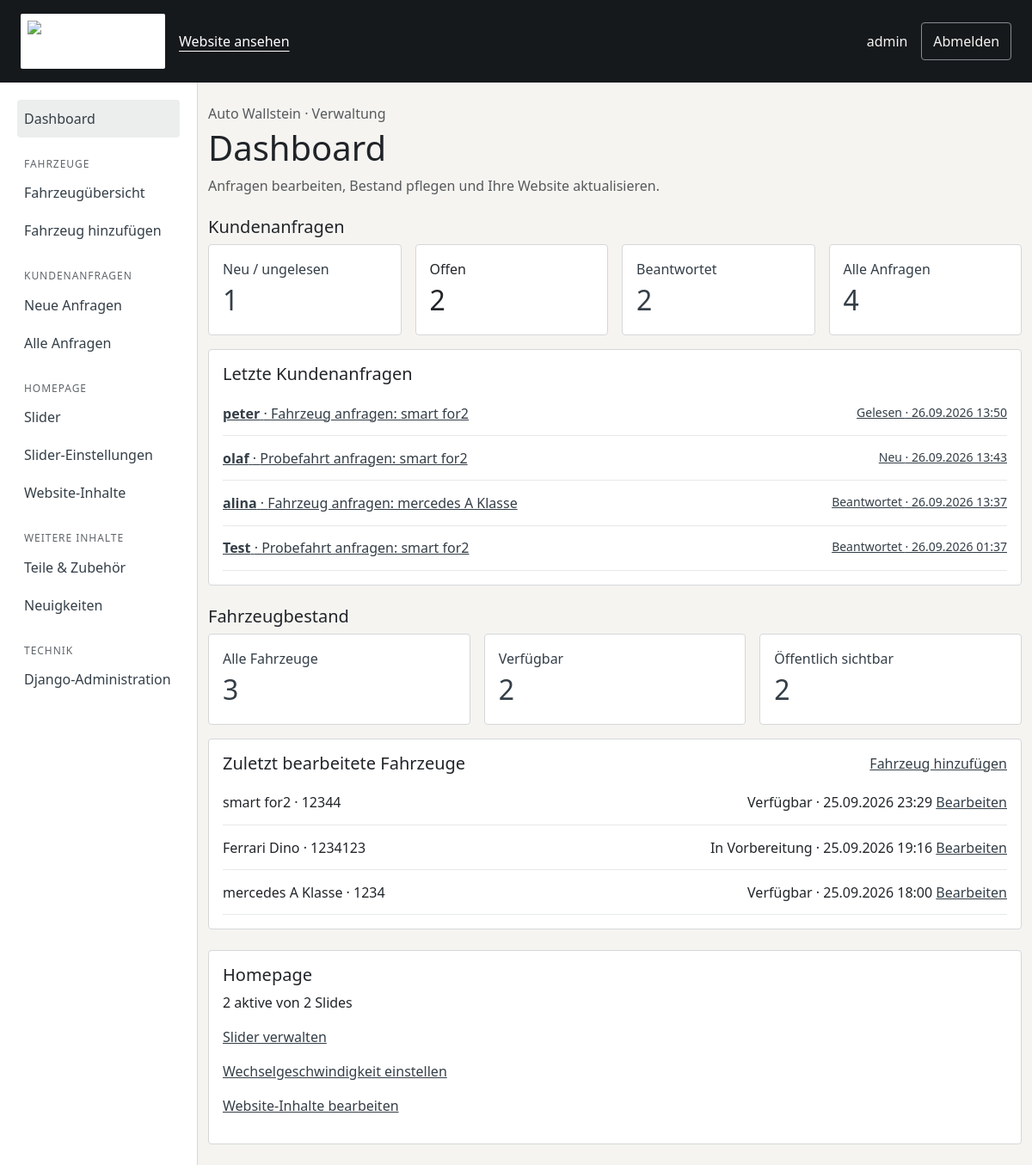
Before: /verwaltung/ (signed in) with the older database file.
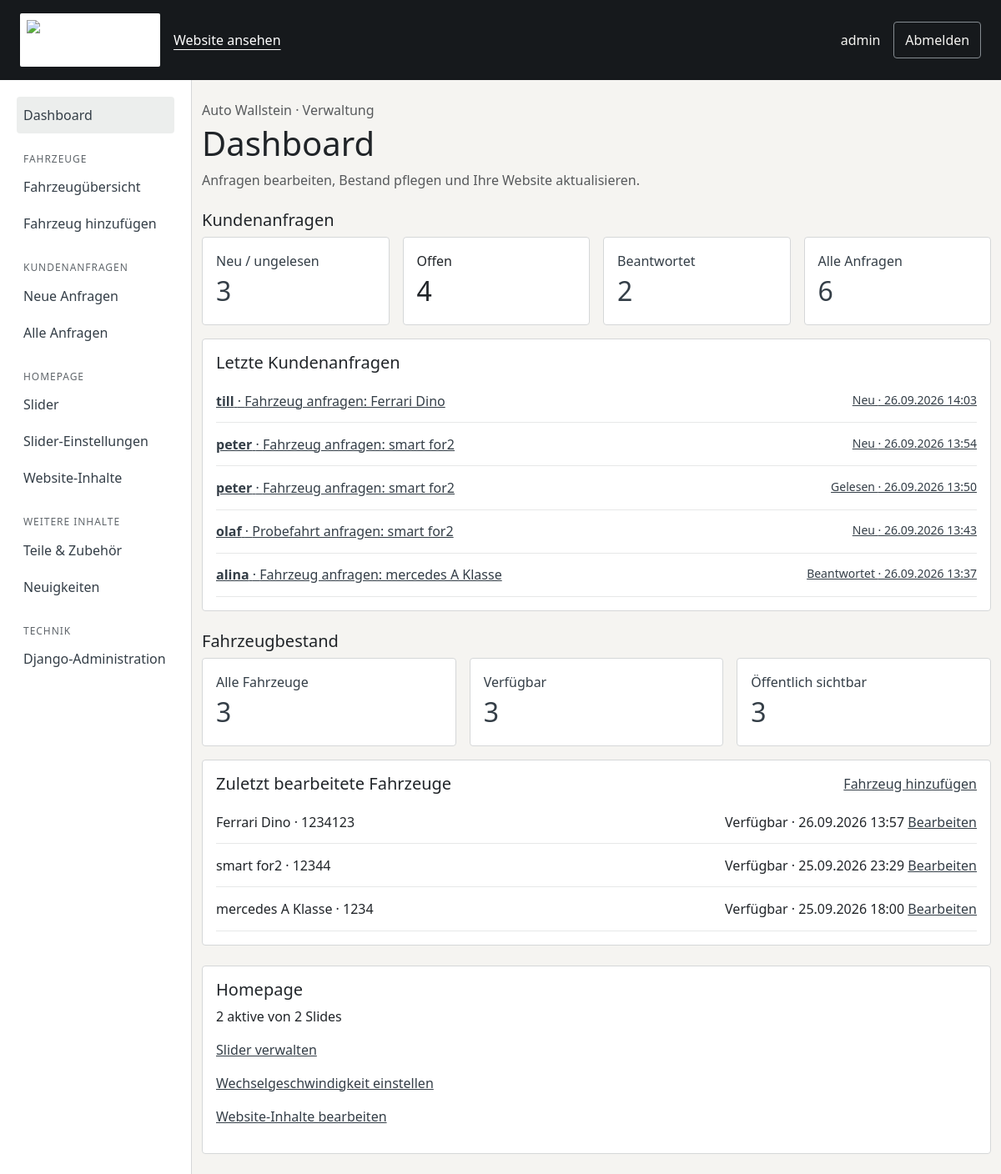
After: the same page with the newer database file.
### vehicles/models.py (models this page shows, shortened)
class CustomerInquiry(models.Model):
    status = models.CharField('Status', max_length=20, choices=InquiryStatus.choices, default=InquiryStatus.NEW, db_index=True)
    subject = models.CharField('Betreff', max_length=300, blank=True, editable=False)
    inquiry_type = models.CharField(
        max_length=30,
        choices=[("vehicle_request", "Fahrzeug anfragen"), ("test_drive", "Probefahrt anfragen")],
        default="vehicle_request",
    )
    vehicle = models.ForeignKey(Vehicle, on_delete=models.SET_NULL, blank=True, null=True, related_name="inquiries")
    name = models.CharField(max_length=150)
    email = models.EmailField()
    phone = models.CharField(max_length=50, blank=True)
    message = models.TextField()
    created_at = models.DateTimeField(auto_now_add=True)
    updated_at = models.DateTimeField(auto_now=True)
    class Meta:
        ordering = ["-created_at"]
        verbose_name = "Kundenanfrage"
        verbose_name_plural = "Kundenanfragen"
    @property
    def display_subject(self):
        if self.subject:
            return self.subject
        vehicle = f'{self.vehicle.brand} {self.vehicle.model}' if self.vehicle else ''
        return f'{self.get_inquiry_type_display()}{": " + vehicle if vehicle else ""}'[:300]

class Vehicle(models.Model):
    internal_number = models.CharField(max_length=50, unique=True, verbose_name="Interne Fahrzeugnummer")
    brand = models.CharField(max_length=100, verbose_name="Marke")
    model = models.CharField(max_length=120, verbose_name="Modell")
    variant = models.CharField(max_length=150, blank=True, verbose_name="Variante / Modellbezeichnung")
    vehicle_type = models.CharField(max_length=80, verbose_name="Fahrzeugtyp")
    first_registration = models.DateField(verbose_name="Erstzulassung")
    year = models.PositiveIntegerField(verbose_name="Baujahr")
    mileage = models.PositiveIntegerField(verbose_name="Kilometerstand")
    fuel_type = models.CharField(max_length=60, verbose_name="Kraftstoffart")
    transmission = models.CharField(max_length=50, verbose_name="Getriebe")
    power_kw = models.PositiveIntegerField(verbose_name="Leistung kW")
    power_ps = models.PositiveIntegerField(verbose_name="Leistung PS")
    engine_capacity = models.PositiveIntegerField(verbose_name="Hubraum")
    doors = models.PositiveIntegerField(verbose_name="Anzahl Türen")
    seats = models.PositiveIntegerField(verbose_name="Anzahl Sitzplätze")
    exterior_color = models.CharField(max_length=80, verbose_name="Außenfarbe")
    interior_equipment = models.CharField(max_length=200, blank=True, verbose_name="Innenausstattung")
    vin = models.CharField(max_length=50, blank=True, verbose_name="FIN / Fahrgestellnummer")
    previous_owners = models.PositiveIntegerField(default=0, verbose_name="Anzahl Vorbesitzer")
    hu_valid_until = models.DateField(blank=True, null=True, verbose_name="HU gültig bis")
    purchase_price = models.DecimalField(max_digits=12, decimal_places=2, verbose_name="Einkaufspreis")
    sale_price = models.DecimalField(max_digits=12, decimal_places=2, verbose_name="Verkaufspreis")
    description = models.TextField(blank=True, verbose_name="Beschreibung")
    equipment = models.TextField(blank=True, verbose_name="Ausstattung")
    status = models.CharField(
        max_length=30,
        choices=VehicleStatus.choices,
        default=VehicleStatus.IN_PREPARATION,
        verbose_name="Status",
    )
    is_published = models.BooleanField(default=False, verbose_name="Veröffentlicht")
    public_visible = models.BooleanField(default=False, verbose_name="Öffentlich sichtbar")
    created_at = models.DateTimeField(default=timezone.now, verbose_name="Datum der Aufnahme")
    updated_at = models.DateTimeField(auto_now=True, verbose_name="Datum der letzten Änderung")
    class Meta:
        ordering = ["-updated_at"]
        verbose_name = "Fahrzeug"
        verbose_name_plural = "Fahrzeuge"

### vehicles/management.py (the view)
@never_cache
@login_required
def dashboard(request):
    if not can_manage(request.user):
        raise PermissionDenied
    context = {}
    if request.user.has_perm('vehicles.view_vehicle'):
        context['stats'] = Vehicle.objects.aggregate(
            total=Count('pk'),
            available=Count('pk', filter=Q(status=VehicleStatus.AVAILABLE)),
            public=Count('pk', filter=Q(status=VehicleStatus.AVAILABLE, is_published=True, public_visible=True)),
        )
        context['recent_vehicles'] = Vehicle.objects.order_by('-updated_at', '-pk')[:5]
    if request.user.has_perm('vehicles.view_customerinquiry'):
        context['inquiry_stats'] = CustomerInquiry.objects.aggregate(
            total=Count('pk'), new=Count('pk', filter=Q(status=InquiryStatus.NEW)),
            answered=Count('pk', filter=Q(status=InquiryStatus.ANSWERED)),
            open=Count('pk', filter=Q(status__in=[InquiryStatus.NEW, InquiryStatus.READ, InquiryStatus.IN_PROGRESS])),
        )
        context['recent_inquiries'] = CustomerInquiry.objects.select_related('vehicle').order_by('-created_at', '-pk')[:5]
    if request.user.has_perm('vehicles.view_heroslide'):
        context['slide_stats'] = HeroSlide.objects.aggregate(total=Count('pk'), active=Count('pk', filter=Q(is_active=True)))
    return render(request, 'admin/dashboard.html', context)

### vehicles/content.py (called while the page is built)
def homepage_content(values=None):
    interval = Homepage._meta.get_field("slider_interval").default
    if values is None:
        page = Homepage.objects.filter(pk=1).first()
        values = page.published if page else {}
        interval = page.slider_interval if page else interval
    result = {key: values.get(key, default) for key, label, default, group in TEXT_FIELDS}
    image_ids = [values[key] for key, *_ in IMAGE_FIELDS if isinstance(values.get(key), int)]
    images = HomepageImage.objects.in_bulk(image_ids)
    for key, label, fallback, group in IMAGE_FIELDS:
        asset = images.get(values.get(key))
        result[key] = asset.image.url if asset else (static(fallback) if fallback else '')
    result["slider_interval"] = interval
    return result

def website_content(request):
    if not hasattr(request, '_homepage_content'):
        request._homepage_content = homepage_content()
    return {'site_content': request._homepage_content}

### vehicles/management.py (called while the page is built)
def can_manage(user):
    return any(user.has_perm(permission) for permission in MANAGEMENT_PERMISSIONS)

### templates/admin/dashboard.html (shortened to what this page needs)
{% extends 'management/base.html' %}
{% block content %}
<section class="container py-4">
    <p class="text-muted mb-1">Auto Wallstein · Verwaltung</p>
    <h1>Dashboard</h1>
    <p class="text-muted">Anfragen bearbeiten, Bestand pflegen und Ihre Website aktualisieren.</p>
    {% if inquiry_stats %}
    <h2 class="h5 mt-4">Kundenanfragen</h2>
    <div class="management-stats">
        <a class="card p-3" href="{% url 'management_inquiries' %}?status=new"><span>Neu / ungelesen</span><strong>{{ inquiry_stats.new }}</strong></a>
        <div class="card p-3"><span>Offen</span><strong>{{ inquiry_stats.open }}</strong></div>
        <a class="card p-3" href="{% url 'management_inquiries' %}?status=answered"><span>Beantwortet</span><strong>{{ inquiry_stats.answered }}</strong></a>
        <a class="card p-3" href="{% url 'management_inquiries' %}"><span>Alle Anfragen</span><strong>{{ inquiry_stats.total }}</strong></a>
    </div>
    <div class="card p-3 my-3"><h2 class="h5">Letzte Kundenanfragen</h2>
    {% for inquiry in recent_inquiries %}<a class="management-recent" href="{% url 'inquiry_detail' inquiry.pk %}"><span><strong>{{ inquiry.name }}</strong> · {{ inquiry.display_subject }}</span><small>{{ inquiry.get_status_display }} · {{ inquiry.created_at|date:'d.m.Y H:i' }}</small></a>{% empty %}<p>Noch keine Kundenanfragen.</p>{% endfor %}</div>
    {% endif %}
    {% if stats %}
    <h2 class="h5 mt-4">Fahrzeugbestand</h2>
    <div class="management-stats">
        <a class="card p-3" href="{% url 'management_vehicles' %}"><span>Alle Fahrzeuge</span><strong>{{ stats.total }}</strong></a>
        <a class="card p-3" href="{% url 'management_vehicles' %}?status=available"><span>Verfügbar</span><strong>{{ stats.available }}</strong></a>
        <a class="card p-3" href="{% url 'management_vehicles' %}?visibility=public"><span>Öffentlich sichtbar</span><strong>{{ stats.public }}</strong></a>
    </div>
    <div class="card p-3 my-3"><div class="d-flex flex-wrap justify-content-between gap-2"><h2 class="h5">Zuletzt bearbeitete Fahrzeuge</h2>{% if perms.vehicles.add_vehicle %}<a href="{% url 'vehicle_create' %}">Fahrzeug hinzufügen</a>{% endif %}</div>
    {% for vehicle in recent_vehicles %}<div class="management-recent"><span>{{ vehicle.brand }} {{ vehicle.model }} · {{ vehicle.internal_number }}</span><span>{{ vehicle.get_status_display }} · {{ vehicle.updated_at|date:'d.m.Y H:i' }} {% if perms.vehicles.change_vehicle %}<a href="{% url 'vehicle_update' vehicle.pk %}">Bearbeiten</a>{% endif %}</span></div>{% empty %}<p>Noch keine Fahrzeuge angelegt.</p>{% endfor %}</div>
    {% endif %}
    {% if slide_stats or perms.vehicles.change_homepage or perms.vehicles.change_slider_settings %}
    <div class="card p-3 mt-4"><h2 class="h5">Homepage</h2>
        {% if slide_stats %}<p>{{ slide_stats.active }} aktive von {{ slide_stats.total }} Slides</p><p><a href="{% url 'management_slides' %}">Slider verwalten</a></p>{% endif %}
        {% if perms.vehicles.change_slider_settings %}<p><a href="{% url 'slider_settings' %}">Wechselgeschwindigkeit einstellen</a></p>{% endif %}
        {% if perms.vehicles.change_homepage %}<p><a href="{% url 'homepage_edit' %}">Website-Inhalte bearbeiten</a></p>{% endif %}
    </div>{% endif %}
</section>
{% endblock %}

Changed rows visible on the page:
no longer on this page (row unchanged): CustomerInquiry: name "Test", display_subject "Probefahrt anfragen: smart for2", status "Beantwortet", created_at "26.09.2026 01:37"
added CustomerInquiry: name "till", display_subject "Fahrzeug anfragen: Ferrari Dino", status "Neu", created_at "26.09.2026 14:03"
added CustomerInquiry: name "peter", display_subject "Fahrzeug anfragen: smart for2", status "Neu", created_at "26.09.2026 13:54"
changed Vehicle "Ferrari": status "In Vorbereitung" → "Verfügbar"; updated_at "25.09.2026 19:16" → "26.09.2026 13:57"; moves up the list
Other visible differences:
{{ inquiry_stats.new }}: "1" → "3"
{{ inquiry_stats.open }}: "2" → "4"
{{ inquiry_stats.total }}: "4" → "6"
{{ stats.available }}: "2" → "3"
{{ stats.public }}: "2" → "3"
